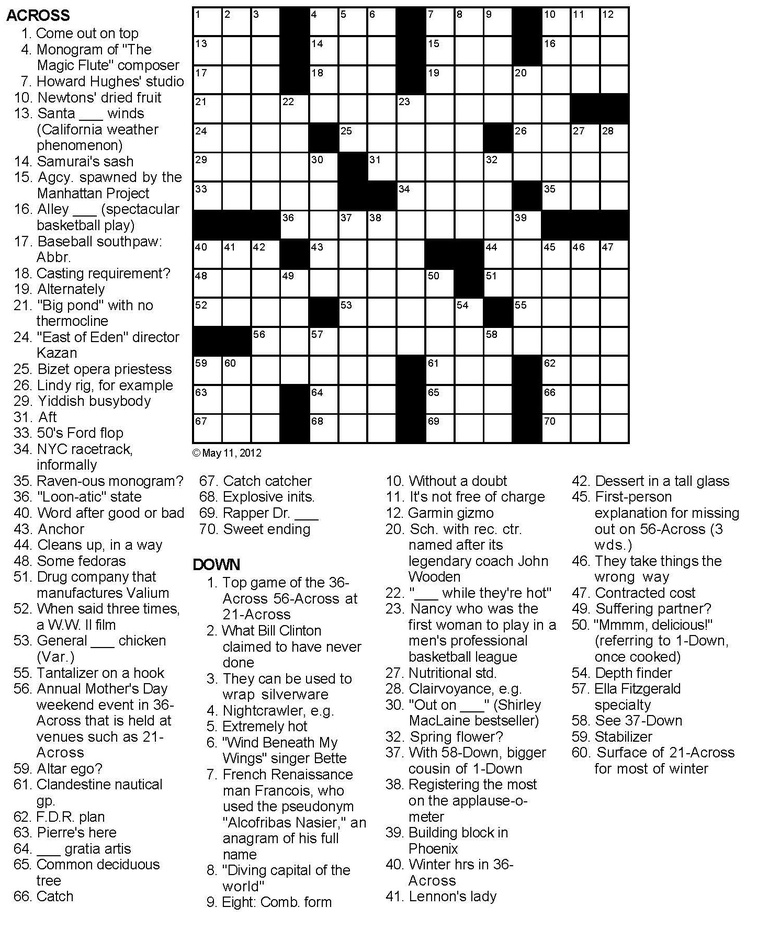
#> input picture SysLab/webConfig/NYT_Crossword.jpeg, 758 x 930 px, shrunk from 1449 x 1778 before the run
$ python visionCrossword.py NYT_Crossword.jpeg
#> lines starting #> are read from the running program, lines starting #| are printed output that depends on the picture; after the words box and inside, x2 and y2 are one past the last pixel; in counts of white or black regions, pixels touching at a corner belong together
### SysLab/webConfig/imageReader.py
#import Image
from PIL import Image
from PIL import ImageFilter
#from tesseract import image_to_string
import pytesseract
import io
from string import whitespace

import builtins

pytesseract.pytesseract.tesseract_cmd = 'C:/Program Files (x86)/Tesseract-OCR/tesseract'

original_open = open
def bin_open(filename, mode='rb'):
	return original_open(filename, mode)

numberSet = set(['0','1','2','3','4','5','6','7','8','9'])

# [47 lines left out: functions seperateClues, turnToDict, not called in this run]


def readText(filename):
	img = Image.open(filename)

	width,height = img.size
	newWidth = 1250
	newHeight = int((height*width)/newWidth)
	size_tuple = (newWidth,newHeight)
	img = img.resize(size_tuple)

	#img = img.filter(ImageFilter.SHARPEN)

	try:
		builtins.open = bin_open
		bts = pytesseract.image_to_string(img)
	finally:
		builtins.open = original_open

	imgText = str(bts, 'UTF-8', 'ignore')

	print(imgText)

	#clues = seperateClues(imgText)

	acrossIndex = imgText.index("ACROSS")
	downIndex = imgText.index("DOWN")

	acrossClues = seperateClues(imgText[acrossIndex+6:downIndex])
	downClues = seperateClues(imgText[downIndex+4:])

	acrossCluesDict = turnToDict(acrossClues)
	downCluesDict = turnToDict(downClues)

	#(acrossCluesDict,downCluesDict) = turnToDict(clues)

	return (acrossCluesDict,downCluesDict)


	'''print("ACROSS\n")
	for clue in acrossCluesDict:
		print(clue, ": ", acrossCluesDict[clue])
	print("\n\nDOWN\n")
	for clue in downCluesDict:
		print(clue, ": ", downCluesDict[clue])'''


#readText('NYT_Crossword.jpeg')

### SysLab/webConfig/visionCrossword.py
import numpy as np
import cv2
import sys
import urllib.request
import math
import copy

from imageReader import readText

# [4 lines of commented-out code are left out]

threshold = 100

def grayScale(img):
	for x in range(img.shape[0]):
		for y in range(img.shape[1]):
			pixel = img[x, y]
			grayColor = .3*pixel[0] + .59*pixel[1] + .11*pixel[2]
			img[x, y] = [grayColor, grayColor, grayColor]
	return img

def topBorder(img,img2):
	global threshold
	count=0
	for x in range(img.shape[0]):
		linePoints = []
		for y in range(img.shape[1]):
			pixel = img[x, y]
			if pixel[0]<=threshold:
				count+=1
				linePoints.append((x,y))
			if pixel[0]>threshold or y==img.shape[1]-1:
				if count>200:
					for point in linePoints: img2[point[0],point[1]]=[0,0,255]
					return img2,x
				else:
					count=0
				linePoints = []
	return img

def bottomBorder(img,img2):
	global threshold
	count=0
	for x in range(img.shape[0]-1,-1,-1):
		linePoints = []
		for y in range(img.shape[1]):
			pixel = img[x, y]
			if pixel[0]<=threshold:
				count+=1
				linePoints.append((x,y))
			if pixel[0]>threshold or y==0:
				if count>200:
					for point in linePoints: img2[point[0],point[1]]=[0,0,255]
					return img2,x
				else:
					count=0
				linePoints = []
	return img

def leftBorder(img,img2):
	global threshold
	count=0
	for y in range(img.shape[1]):
		linePoints = []
		for x in range(img.shape[0]):
			pixel = img[x, y]
			if pixel[0]<=threshold:
				count+=1
				linePoints.append((x,y))
			if pixel[0]>threshold or x==img.shape[1]-1:
				if count>200:
					for point in linePoints: img2[point[0],point[1]]=[0,0,255]
					return img2,y
				else: count=0
				linePoints = []
	return img

def rightBorder(img,img2):
	global threshold
	count=0
	for y in range(img.shape[1]-1,-1,-1):
		linePoints = []
		for x in range(img.shape[0]):
			pixel = img[x, y]
			if pixel[0]<=threshold:
				count+=1
				linePoints.append((x,y))
			if pixel[0]>threshold or x==0:
				if count>200:
					for point in linePoints: img2[point[0],point[1]]=[0,0,255]
					return img2,y
				else: count=0
				linePoints = []
	return img

def horizontalLines(img,img2,top,bottom):
	global threshold
	pixelDiff = 5
	count=0
	horizons = [top]
	for x in range(top+pixelDiff,bottom-pixelDiff):
		if count>200 and x-1>horizons[len(horizons)-1]+pixelDiff:
			for point in linePoints: img2[point[0],point[1]]=[0,255,0]
			horizons.append(x-1)
		count=0
		linePoints = []
		for y in range(img.shape[1]):
			pixel = img[x, y]
			if pixel[0]<=threshold:
				count+=1
				linePoints.append((x,y))
			else:
				if count>200 and x>horizons[len(horizons)-1]+pixelDiff:
					for point in linePoints: img2[point[0],point[1]]=[0,255,0]
					horizons.append(x)
				count=0
				linePoints = []
	horizons.append(bottom)
	return img2,horizons

def verticalLines(img,img2,left,right):
	global threshold
	pixelDiff = 5
	count=0
	verticals = [left]
	for y in range(left+pixelDiff,right-pixelDiff):
		if count>200 and y-1>verticals[len(verticals)-1]+pixelDiff:
			for point in linePoints: img2[point[0],point[1]]=[0,255,0]
			verticals.append(y-1)
		count=0
		linePoints = []
		for x in range(img.shape[1]):
			pixel = img[x, y]
			if pixel[0]<=threshold:
				count+=1
				linePoints.append((x,y))
			else:
				if count>200 and y>verticals[len(verticals)-1]+pixelDiff:
					for point in linePoints: img2[point[0],point[1]]=[0,255,0]
					verticals.append(y)
				count=0
				linePoints = []
	verticals.append(right)
	return img2,verticals

def fillings(img,img2,horizontals,verticals):
	global threshold
	midHorizontals = []
	for i in range(0,len(horizontals)-1):
		midHorizontals.append(int((horizontals[i]+horizontals[i+1])/2))
	midVerticals = []
	for i in range(0,len(verticals)-1):
		midVerticals.append(int((verticals[i]+verticals[i+1])/2))
	count=0
	filled = []
	for x in midHorizontals:
		for y in midVerticals:
			pixel = img[x, y]
			if pixel[0]<=threshold:
				cv2.circle(img2,(y,x),3,(255,0,0),-1)
				filled.append(count)
			count+=1
	return img2,filled

def display(length,width,puzzle):
	count=0
	for i in range(0,length):
		for j in range(0,width):
			item = str(puzzle[count])
			if len(item)==1: print(item, "  ", end=" ")
			else: print(item, " ", end=" ")
			count+=1
		print()
		print()

def makePuzzle(length,width,filled):
	puzzle=[]
	count=0
	numbering = 1
	numbered = False
	across = []
	down = []
	for i in range(0,length):
		for j in range(0,width):
			if count in filled: puzzle.append("*")
			else:
				if count-1 in filled or count%width==0:
					across.append(numbering)
					numbered = True
				if count-width in filled or count-width<0:
					down.append(numbering)
					numbered = True
				if numbered == True:
					puzzle.append(numbering)
					numbering+=1
					numbered = False
				else:
					puzzle.append("_")
			count+=1
	display(length,width,puzzle)
	print()
	print()
	print("Across numbers: ", across)
	print()
	print("Down numbers: ", down)
	return (puzzle, across, down)

def determineData(size, across, down, puzzle):
	acrossDict = {}
	for index in across:
		for i in range(0,size*size):
			if puzzle[i]==index:
				newIndex = i
				containedSpots = [newIndex]
				while(newIndex<size*size-1 and newIndex%size!=size-1 and puzzle[newIndex+1]!="*"):
					newIndex+=1
					containedSpots.append(newIndex)
		acrossDict[index] = containedSpots
	downDict = {}
	for index in down:
		for i in range(0,size*size):
			if puzzle[i]==index:
				newIndex = i
				containedSpots = [newIndex]
				while(newIndex<size*size-size and puzzle[newIndex+size]!="*"):
					newIndex+=size
					containedSpots.append(newIndex)
		downDict[index] = containedSpots
	return(acrossDict,downDict)

def reverseDict(originalDict):
	newDict = {}
	for key in originalDict:
		for index in originalDict[key]:
				newDict[index] = key
	print(newDict)

def eraseGrid(img,top,bottom,left,right):
	for i in range(top,bottom+1):
		for j in range(left,right+1):
			img[i,j]=[255,255,255]
	return img


def getGrid(picture):
	#picture = sys.argv[1]
#> called with picture = 'NYT_Crossword.jpeg'
	img = cv2.imread(picture, 1)
#> img is the input picture: shape (930, 758, 3); min 0, max 255, mean 218.3
	img = grayScale(img)
#> after the loop in grayScale, `for x in range(img.shape[0]):`: img: shape (930, 758, 3); 13.58% of pixels changed, all inside (x1, y1, x2, y2) = (0, 0, 744, 912)
	img2 = copy.copy(img)
	img2,top = topBorder(img,img2)
#> after the loop in topBorder, `for x in range(img.shape[0]):`: img2: shape (930, 758, 3); mean B, G, R 218.1, 218.1, 218.2
#> top = 6
	img2,bottom = bottomBorder(img,img2)
#> after the loop in bottomBorder, `for x in range(img.shape[0]-1,-1,-1):`: img2: shape (930, 758, 3); mean B, G, R 218.1, 218.1, 218.4
#> bottom = 443
	img2,left = leftBorder(img,img2)
#> after the loop in leftBorder, `for y in range(img.shape[1]):`:
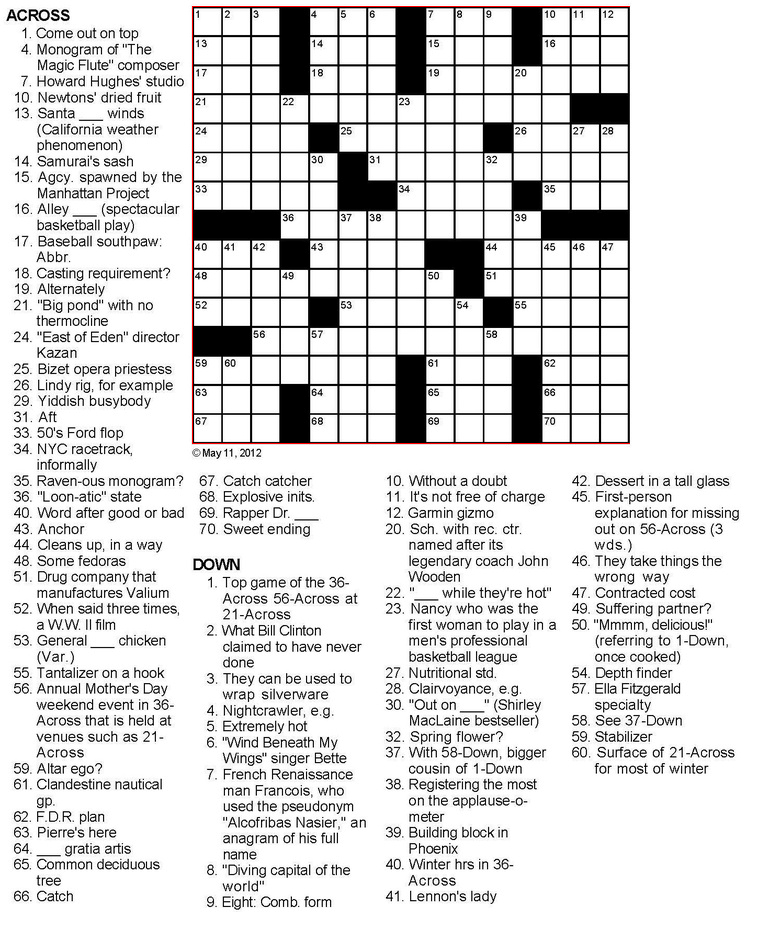
#> img2: shape (930, 758, 3); mean B, G, R 218.1, 218.1, 218.5
#> left = 192
	img2,right = rightBorder(img,img2)
#> after the loop in rightBorder, `for y in range(img.shape[1]-1,-1,-1):`:
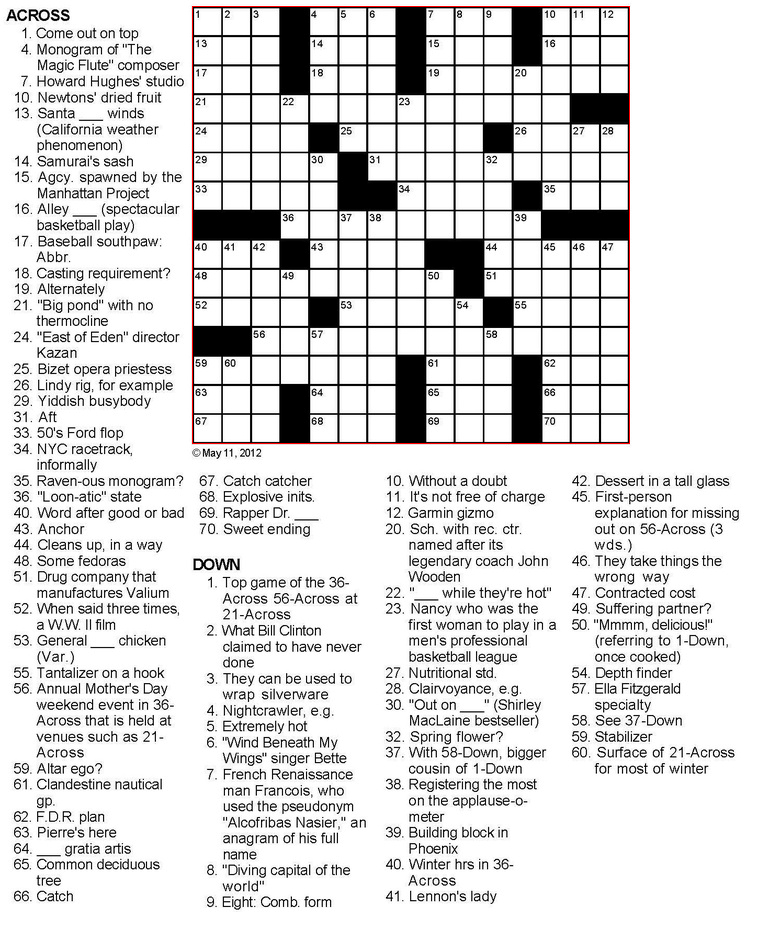
#> img2: shape (930, 758, 3); 0.06% of pixels changed, all inside (x1, y1, x2, y2) = (629, 7, 630, 443)
#> right = 629
	img2,horizons = horizontalLines(img,img2,top,bottom)
#> in horizontalLines, `horizons = [top]`: horizons = [6]
#> after the loop in horizontalLines, `for x in range(top+pixelDiff,bottom-pixelDiff):`:
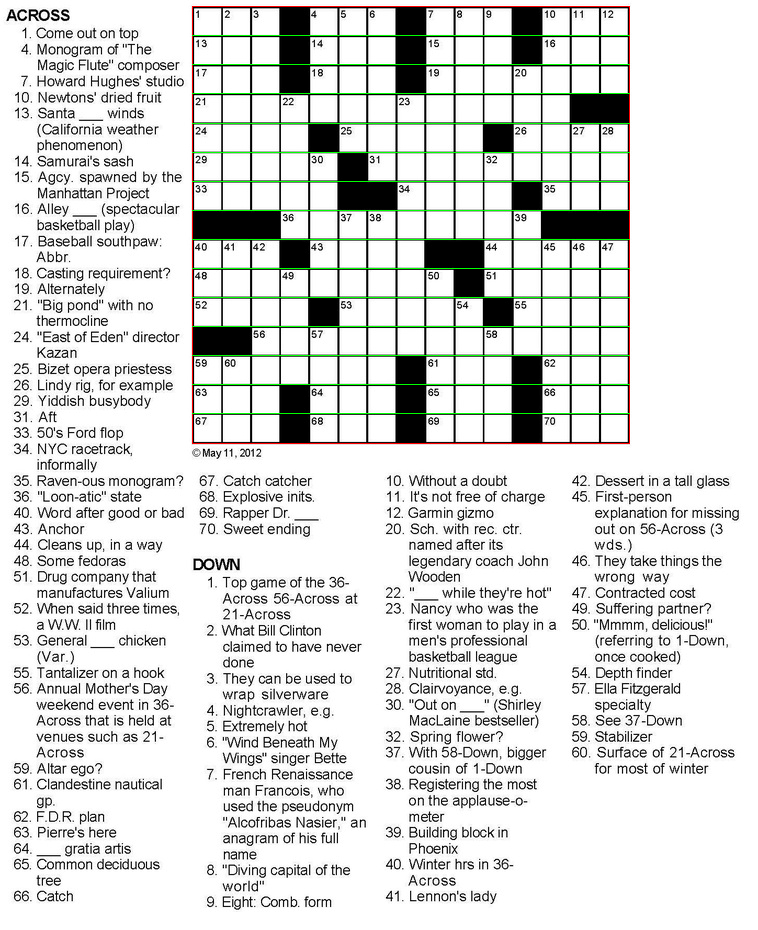
#> img2: shape (930, 758, 3); 0.87% of pixels changed, all inside (x1, y1, x2, y2) = (192, 35, 630, 414)
#> after the loop in horizontalLines, `for x in range(top+pixelDiff,bottom-pixelDiff):`: horizons = [6, 35, 64, 93, 123, 152, 181, 210, 239, 268, 297, 326, 355, 384, 413]
#> horizons = [6, 35, 64, 93, 123, 152, 181, 210, 239, 268, 297, 326, 355, 384, 413, 443]
	img2,verticals = verticalLines(img,img2,left,right)
#> in verticalLines, `verticals = [left]`: verticals = [192]
#> after the loop in verticalLines, `for y in range(left+pixelDiff,right-pixelDiff):`:
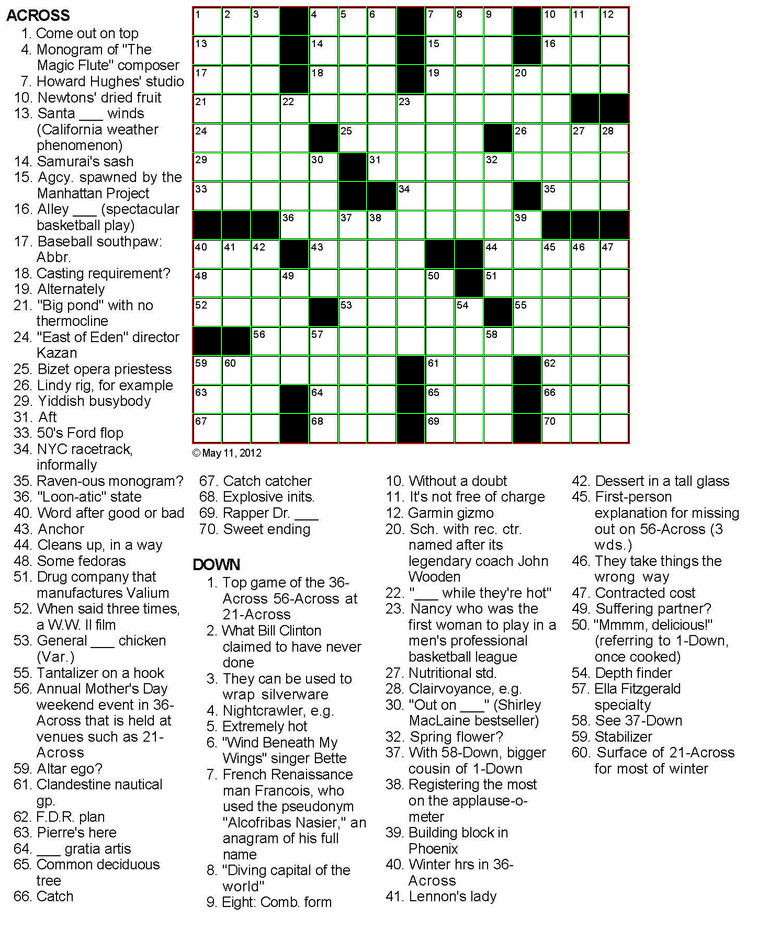
#> img2: shape (930, 758, 3); 0.84% of pixels changed, all inside (x1, y1, x2, y2) = (221, 6, 600, 444)
#> after the loop in verticalLines, `for y in range(left+pixelDiff,right-pixelDiff):`: verticals = [192, 221, 250, 279, 308, 338, 366, 396, 424, 454, 483, 512, 541, 570, 599]
#> verticals = [192, 221, 250, 279, 308, 338, 366, 396, 424, 454, 483, 512, 541, 570, 599, 629]
	img2,filled = fillings(img,img2,horizons,verticals)
#> the loop in fillings, `for i in range(0,len(horizontals)-1):` made 15 passes
#> after the loop in fillings, `for i in range(0,len(horizontals)-1):`: midHorizontals = [20, 49, 78, 108, 137, 166, 195, 224, 253, 282, 311, 340, 369, 398, 428]
#> the loop in fillings, `for i in range(0,len(verticals)-1):` made 15 passes
#> after the loop in fillings, `for i in range(0,len(verticals)-1):`: midVerticals = [206, 235, 264, 293, 323, 352, 381, 410, 439, 468, 497, 526, 555, 584, 614]
#> the loop in fillings, `for x in midHorizontals:` made 15 passes
#> x on passes 1 to 12: 20, 49, 78, 108, 137, 166, 195, 224, 253, 282, 311, 340
#> after the loop in fillings, `for x in midHorizontals:`:
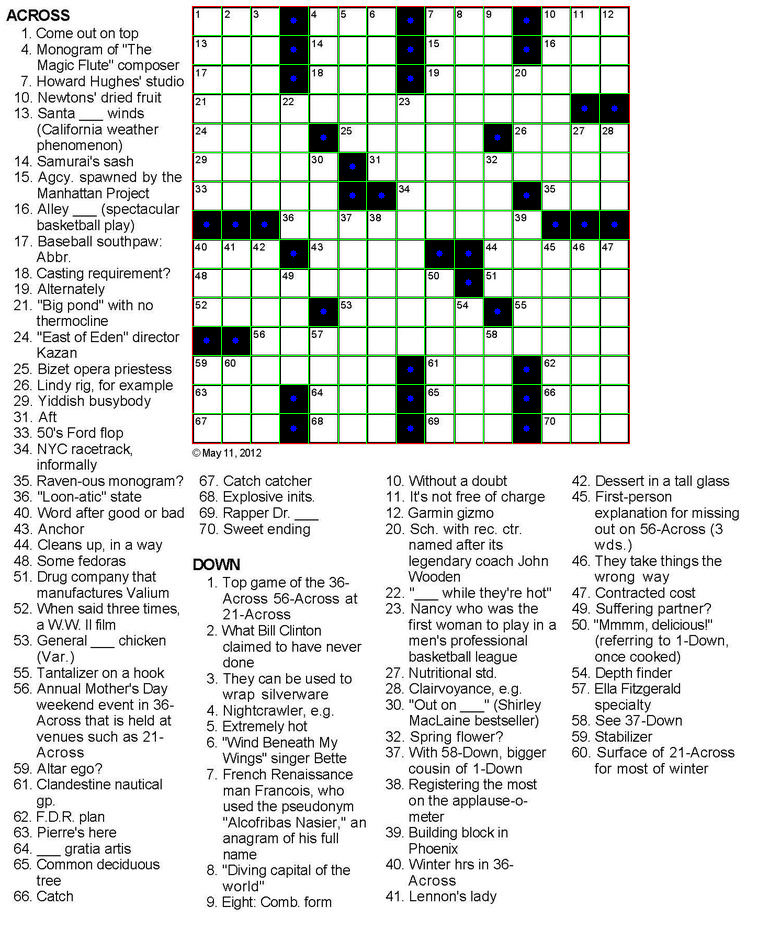
#> img2: shape (930, 758, 3); 0.16% of pixels changed, all inside (x1, y1, x2, y2) = (203, 17, 618, 432)
#> after the loop in fillings, `for x in midHorizontals:`: count = 225; filled = 38 values from 3 to 221
#> filled = 38 values from 3 to 221
	print("Size of puzzle: ", len(horizons)-1, "x", len(verticals)-1)
#| Size of puzzle:  15 x 15
	#print("Indexes of spots filled: ", filled)
	print()

	(puzzle, across, down) = makePuzzle(len(horizons)-1,len(verticals)-1,filled)
#> puzzle = 225 items, first 6: 1, 2, 3, '*', 4, 5; across = 41 values from 1 to 70; down = 35 values from 1 to 60

	print(puzzle)
#> (printed output is left out)

	print()
	print()
	(acrossDict,downDict) = determineData(len(horizons)-1, across, down, puzzle)
#> the loop in determineData, `for index in across:` made 41 passes
#> index on passes 2 to 13: 4, 7, 10, 13, 14, 15, 16, 17, 18, 19, 21, 24
#> after the loop in determineData, `for index in across:`: acrossDict = 41 items
#> the loop in determineData, `for index in down:` made 35 passes
#> index on passes 13 to 24: 20, 22, 23, 27, 28, 30, 32, 37, 38, 39, 40, 41
#> after the loop in determineData, `for index in down:`: downDict = 35 items
#> acrossDict = 41 items; downDict = 35 items
	reverseAcrossDict = reverseDict(acrossDict)
#> the loop in reverseDict, `for key in originalDict:` made 41 passes
#> after the loop in reverseDict, `for key in originalDict:`: newDict = 187 items
#> (printed output is left out)
	reverseDownDict = reverseDict(downDict)
#> the loop in reverseDict (call 2), `for key in originalDict:` made 35 passes
#> (printed output is left out)

	#print(acrossDict)
	#print(downDict)

	img3 = copy.copy(img)
	img3 = eraseGrid(img3,top,bottom,left,right)
	cv2.imwrite("newBlank.jpg", img3)

	(acrossClueDict,downClueDict) = readText('newBlank.jpg')
#> in readText, `img = img.resize(size_tuple)`:
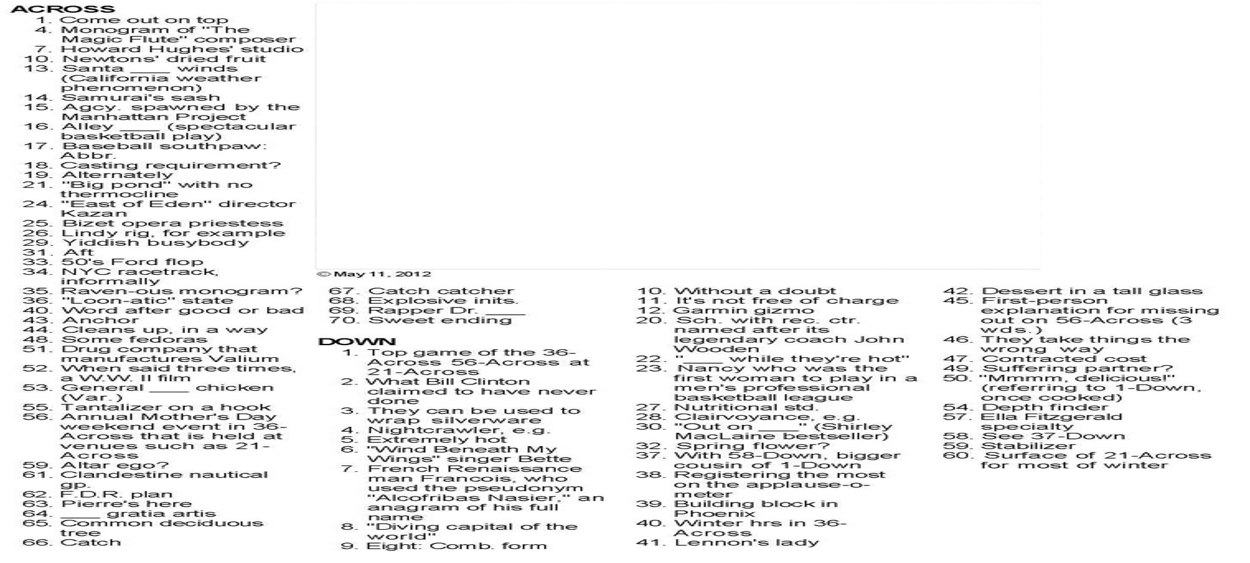
#> img: PIL image 1250x563 RGB; min 0, max 255, mean 238.5

	for key in acrossDict:
		if key not in acrossClueDict:
			acrossClueDict[key]=''
	for key in downDict:
		if key not in downClueDict:
			downClueDict[key]=''
	delete = []
	for key in acrossClueDict:
		if key not in acrossDict:
			delete.append(key)
	for key in delete:
		del acrossClueDict[key]
	delete = []
	for key in downClueDict:
		if key not in downDict:
			delete.append(key)
	for key in delete:
		del downClueDict[key]

	'''print("ACROSS\n")
	for clue in acrossClueDict:
		print(clue, ": ", acrossClueDict[clue])
	print("\n\nDOWN\n")
	for clue in downClueDict:
		print(clue, ": ", downClueDict[clue])'''

	print("\n\n")
	print(acrossClueDict)
	print("\n\n")
	print(downClueDict)

	# [5 lines of commented-out code are left out]

	'''cv2.imshow("Color", img)

	keypressed = -1
	while keypressed!=27:
		keypressed = cv2.waitKey(0)
		if keypressed == 97:
			onBlur = False
			cv2.destroyAllWindows()
			cv2.imshow("Base Image", img)
		if keypressed == 115:
			onBlur = False
			cv2.destroyAllWindows()
			cv2.imshow("Grid Reading Visualization", img2)
		if keypressed == 100:
			onBlur = True
			cv2.destroyAllWindows()
			cv2.imshow("No Grid", img3)

	cv2.destroyAllWindows()'''

getGrid('NYT_Crossword.jpeg')
#> (the call stopped at in readText, `bts = pytesseract.image_to_string(img)`: pytesseract is not available in this run)
